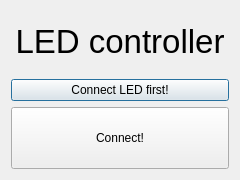
<?xml version="1.0" encoding="UTF-8"?>
<ui version="4.0">
 <class>Dialog</class>
 <widget class="QDialog" name="Dialog">
  <property name="geometry">
   <rect>
    <x>0</x>
    <y>0</y>
    <width>240</width>
    <height>180</height>
   </rect>
  </property>
  <property name="minimumSize">
   <size>
    <width>240</width>
    <height>180</height>
   </size>
  </property>
  <property name="maximumSize">
   <size>
    <width>240</width>
    <height>180</height>
   </size>
  </property>
  <property name="windowTitle">
   <string>Dialog</string>
  </property>
  <layout class="QGridLayout" name="gridLayout">
   <item row="0" column="0">
    <widget class="QLabel" name="label">
     <property name="font">
      <font>
       <pointsize>25</pointsize>
      </font>
     </property>
     <property name="autoFillBackground">
      <bool>true</bool>
     </property>
     <property name="text">
      <string>&lt;html&gt;&lt;head/&gt;&lt;body&gt;&lt;p align=&quot;center&quot;&gt;LED controller&lt;/p&gt;&lt;/body&gt;&lt;/html&gt;</string>
     </property>
     <property name="scaledContents">
      <bool>true</bool>
     </property>
     <property name="wordWrap">
      <bool>true</bool>
     </property>
    </widget>
   </item>
   <item row="1" column="0">
    <widget class="QPushButton" name="switch_btn">
     <property name="text">
      <string>Connect LED first!</string>
     </property>
     <property name="checkable">
      <bool>true</bool>
     </property>
     <property name="autoRepeatDelay">
      <number>300</number>
     </property>
    </widget>
   </item>
   <item row="2" column="0">
    <widget class="QPushButton" name="connect_btn">
     <property name="minimumSize">
      <size>
       <width>0</width>
       <height>0</height>
      </size>
     </property>
     <property name="maximumSize">
      <size>
       <width>240</width>
       <height>180</height>
      </size>
     </property>
     <property name="text">
      <string>Connect!</string>
     </property>
     <property name="checkable">
      <bool>true</bool>
     </property>
     <property name="checked">
      <bool>false</bool>
     </property>
    </widget>
   </item>
  </layout>
 </widget>
 <resources/>
 <connections/>
</ui>
